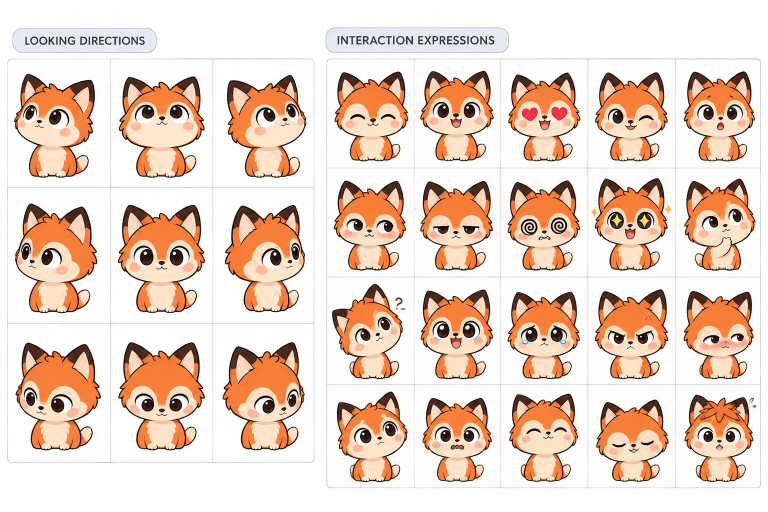
#> input picture assets/cat.png, 1536 x 1024 px (shown at 1/2 size)
$ python -i slice-sheet.py   (imports and definitions only)
#> lines starting #> are read from the running program, lines starting #| are printed output that depends on the picture
"""Cut AI-generated (or hand-drawn) sprite sheets into the 18 named frames build-sheets.py expects.

Usage:
  python tools/slice-sheet.py OUT_DIR --composite sheet.png           9 directions left of or above 18-20 expressions
  python tools/slice-sheet.py OUT_DIR --poses dirs.png --moods exp.png  9 directions + 9 to 25 expressions

Characters are found as blobs on a cleaned alpha mask (labels, grid lines and near-zero alpha
noise are dropped), read row by row, then every frame is re-aligned on its feet and body centre,
so small body drift in generated art is corrected. A plain white background is removed when the
image has no transparency. For any other layout, use the frame picker on the demo site.
"""
import argparse
import sys
from pathlib import Path

from PIL import Image, ImageFilter

POSES = ["up-left", "up", "up-right", "left", "center", "right", "down-left", "down", "down-right"]
MOODS = ["blink", "happy", "love", "surprised", "wink", "shy", "sleepy", "dizzy", "celebrate"]
# Order of the expressions in docs/image-prompt.md; the first 9 cover our moods.
MOODS_20 = ["blink", "happy", "love", "wink", "surprised", "shy", "sleepy", "dizzy", "celebrate"]
ALPHA_MIN = 24  # alpha below this is background noise
WHITE = 225  # every channel at or above this counts as white background
SCALE = 2  # blob search runs at 1/SCALE resolution
BODY = 0.35  # bottom fraction of a character used as its body anchor
PAD = 0.08


# [35 lines left out: function remove_white_background, not called in this run]


def clean(im):
    im = im.convert("RGBA")
    a = im.getchannel("A").point(lambda v: v if v >= ALPHA_MIN else 0)
    if a.histogram()[0] < im.width * im.height / 10:
        print("no transparent background found; removing the white background")
        im = remove_white_background(im)
        a = im.getchannel("A").point(lambda v: v if v >= ALPHA_MIN else 0)
    im.putalpha(a)
    return im


# [156 lines left out: functions blobs, reading_order, anchor, is_grid3, split_sections, cut and 1 more, not called in this run]


# [2 lines not run here, left out]

>>> from PIL import Image
>>> picture = Image.open('../assets/cat.png')
#> picture is the input picture: PIL image 1536x1024 RGBA; mean R, G, B, A 176.6, 138.4, 115.3, 105
>>> result = clean(picture)
#> in clean, `a = im.getchannel("A").point(lambda v: v if v >= ALPHA_MIN else 0)`:
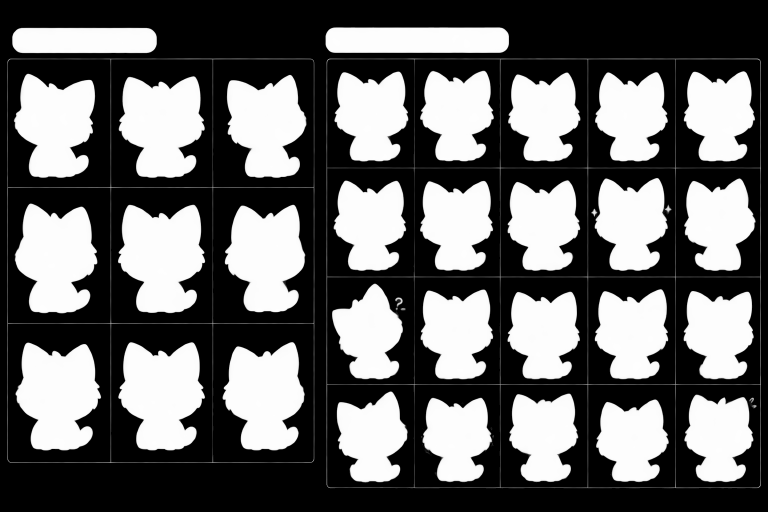
#> a: PIL image 1536x1024 L (shown at 1/2 size); min 0, max 254, mean 104
